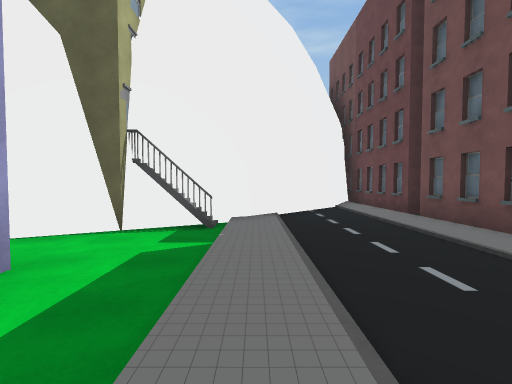
view 1 (above)

24 first-person views from a walk through a Unity game level. The camera is 1.4 m above the floor, tilts 2° down and sees 90° across. The floor is counted in squares, 2 m on a side. Each view is taken from the middle of a square. On the plan, view 1 faces up. The plan holds only what a view shows up to about 9 squares ahead; the rest is blank. The place goes on beyond the plan. The player character is not drawn. Some animated figures are not drawn. Some surface patterns are stand-ins.

view 2
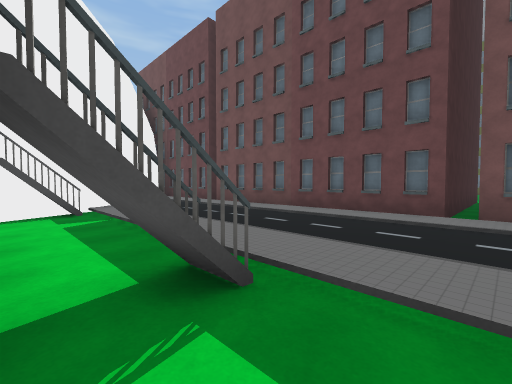

view 3
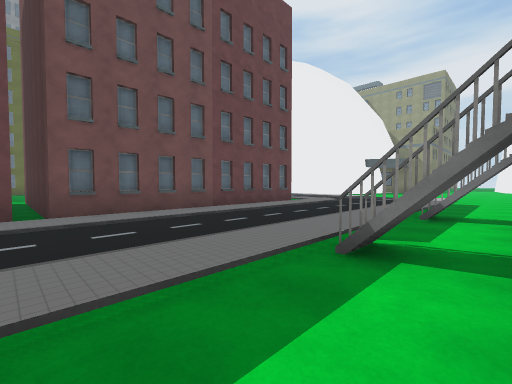

view 4
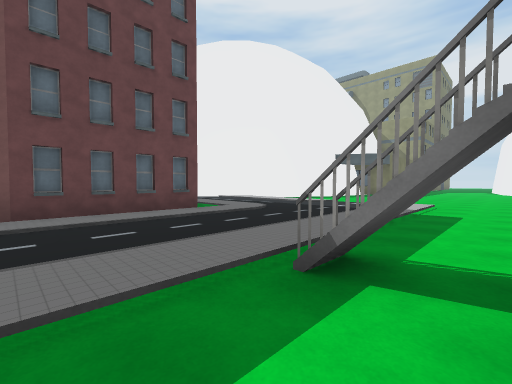

view 5
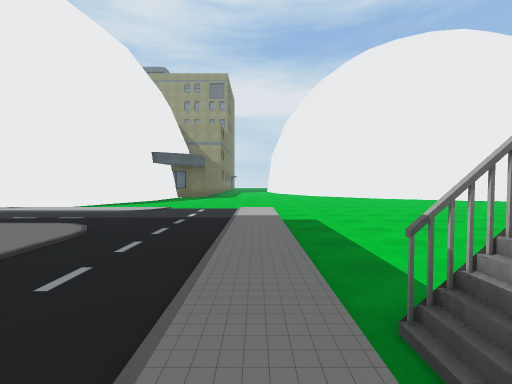

view 6
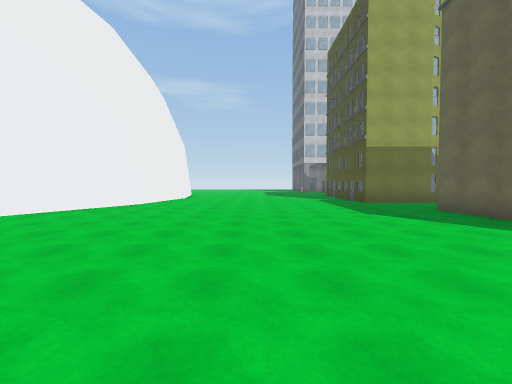

view 7
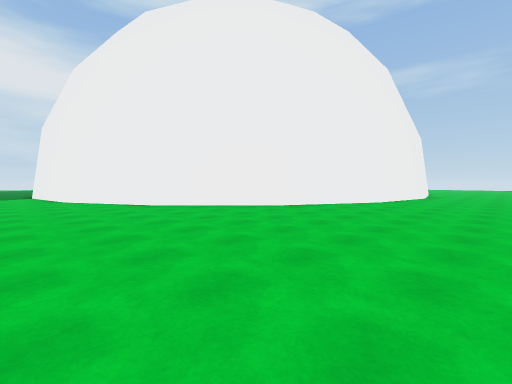

view 8
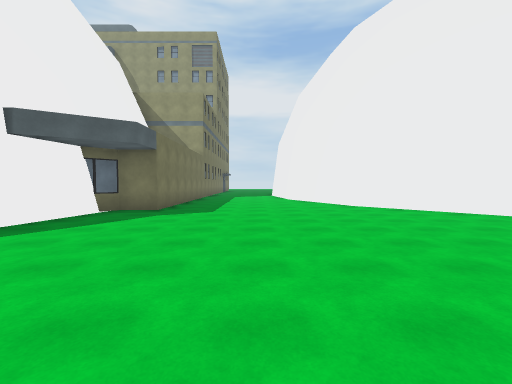

view 9
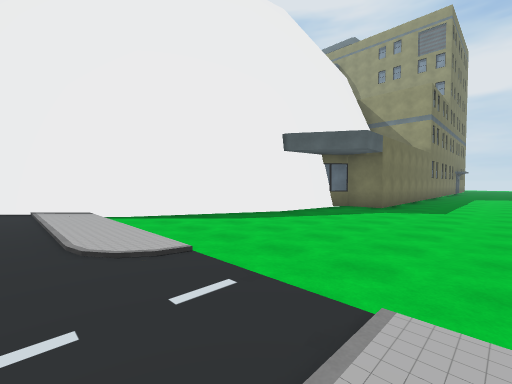

view 10
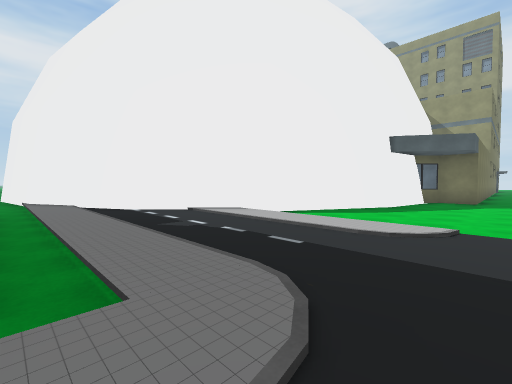

view 11
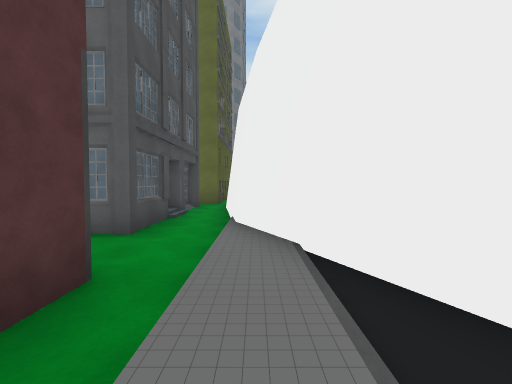

view 12
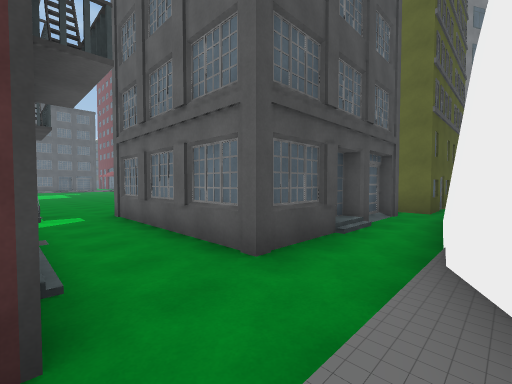

view 13
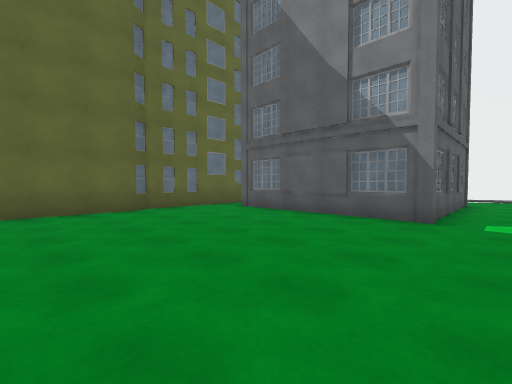

view 14
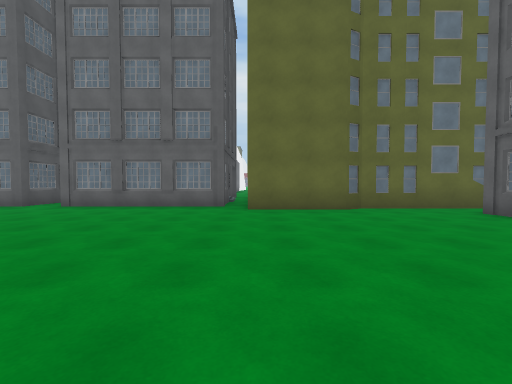

view 15
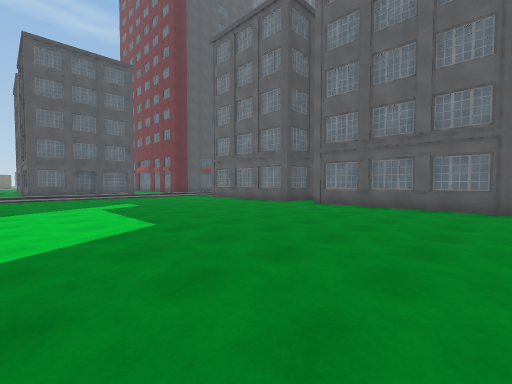

view 16
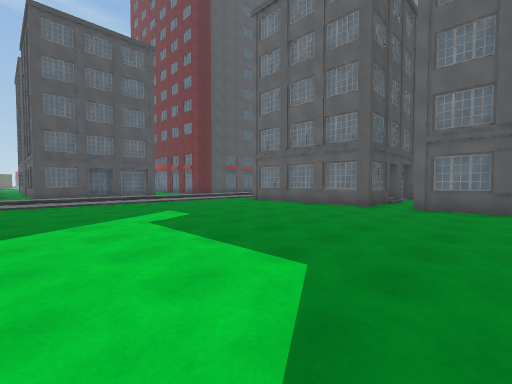

view 17
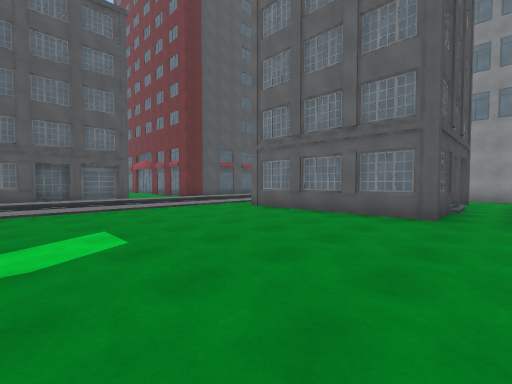

view 18
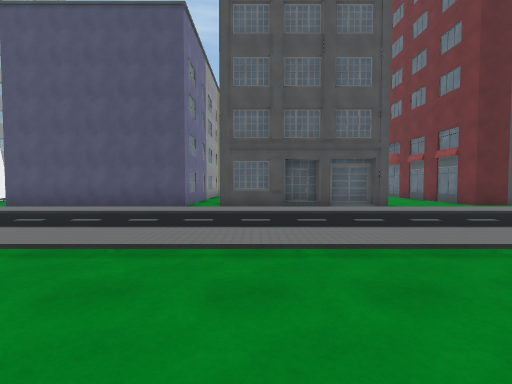

view 19
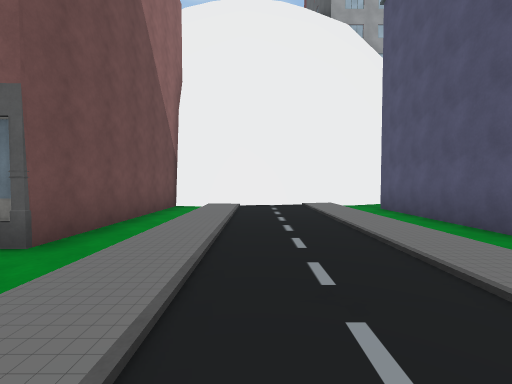

view 20
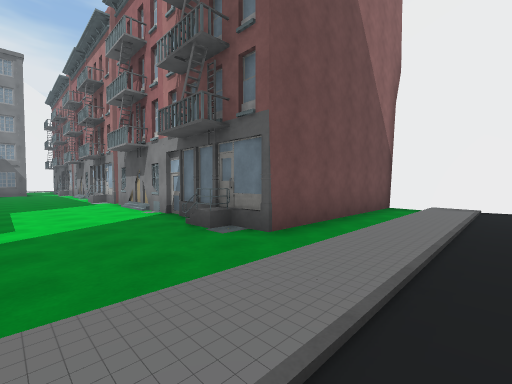

view 21
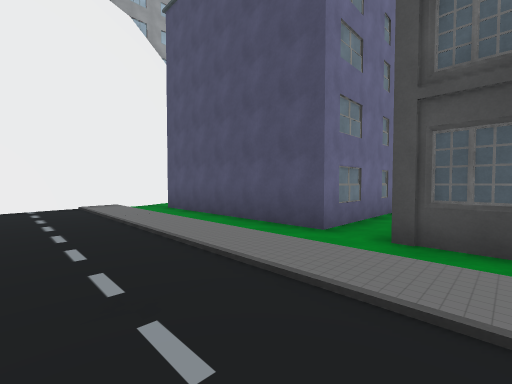

view 22
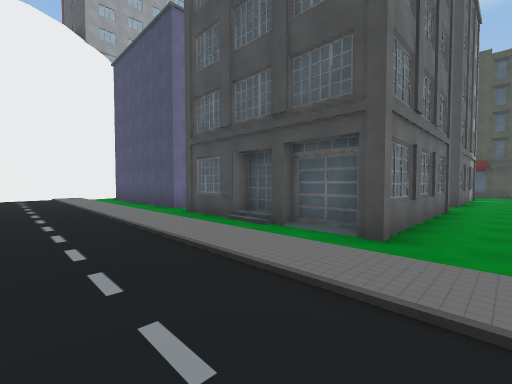

view 23
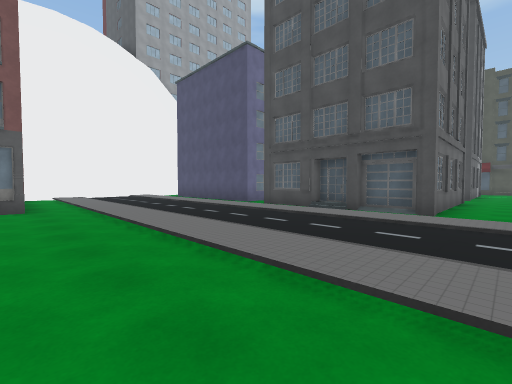

view 24
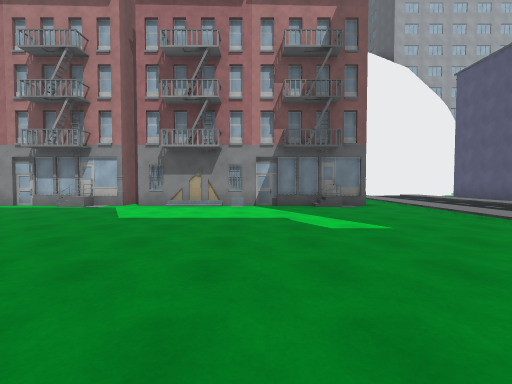

### Floor plan
Key: @ floor where view 1 was taken; # wall or solid block; x gap in a wall; . main floor; : floor 0.25 m higher than the main floor; B building.
Columns run from 12 left of view 1 to 20 right of it. Each row starts with its distance up from view 1.
 21                        #     #..B
 20                 #.B#####B#####..#
 19                 #..............
 18                 #   :::::::::::
 17                 #::::::::::::::
 16                 ##:::::::::::::
 15                 ##::::::::::::::
 14                 #...............
 13                 #######........#
 12                       B........#
 11                       #........#
 10                       #........##
  9                ##     #........B#
  8              ## #     #..........
  7             ##: #     #........#
  6            ##:: #    ##........#
  5          ###::: #     B........#
  4         ##..::: #     #........##
  3          ...::: #     #........B#
  2           ..::: #     #.......#
  1           ..::: #      .......#
  0           .B@:: #      .......#
 -1           ..::: #    ##.......B
 -2           ..::: #    ##.......#
 -3           ..::: #     B.......#
 -4           .B::: #      .#     #
 -5           ..::: #      .#
 -6           ..::: #      .#
 -7    ..##   xB::: #      .B
 -8    .....  ..::: #      .#########
 -9    .........::: ............# ..
-10    .........::: ::::::::#####
-11    .........::::::::::###
-12    .........:::::::::##
-13    .........::::    ##
-14 ...................#
-15 ..................##
-16  .................#
-17   ...............##
-18    #.............#
-19    ###...........#
-20      ##.........##
-21       ##.......##
-22        ##......#
-23         ##.....
-24          #....
-25          ##..

Positions as (right, up) in squares from view 1, and headings:
1: (0, 0), facing up
2: (-2, -2), facing up-right
3: (-2, -1), facing down-right
4: (-2, -5), facing down-right
5: (0, -6), facing down
6: (0, -13), facing left
7: (0, -14), facing down-left
8: (0, -13), facing down
9: (0, -12), facing down-right
10: (2, -9), facing down-right
11: (8, -10), facing right
12: (10, -10), facing up-right
13: (11, 2), facing down-right
14: (11, 2), facing right
15: (11, 3), facing up-right
16: (11, 6), facing up-right
17: (13, 8), facing up-right
18: (13, 12), facing up
19: (13, 16), facing left
20: (13, 16), facing down-left
21: (13, 16), facing up-left
22: (18, 16), facing up-left
23: (18, 13), facing up-left
24: (18, 10), facing left
